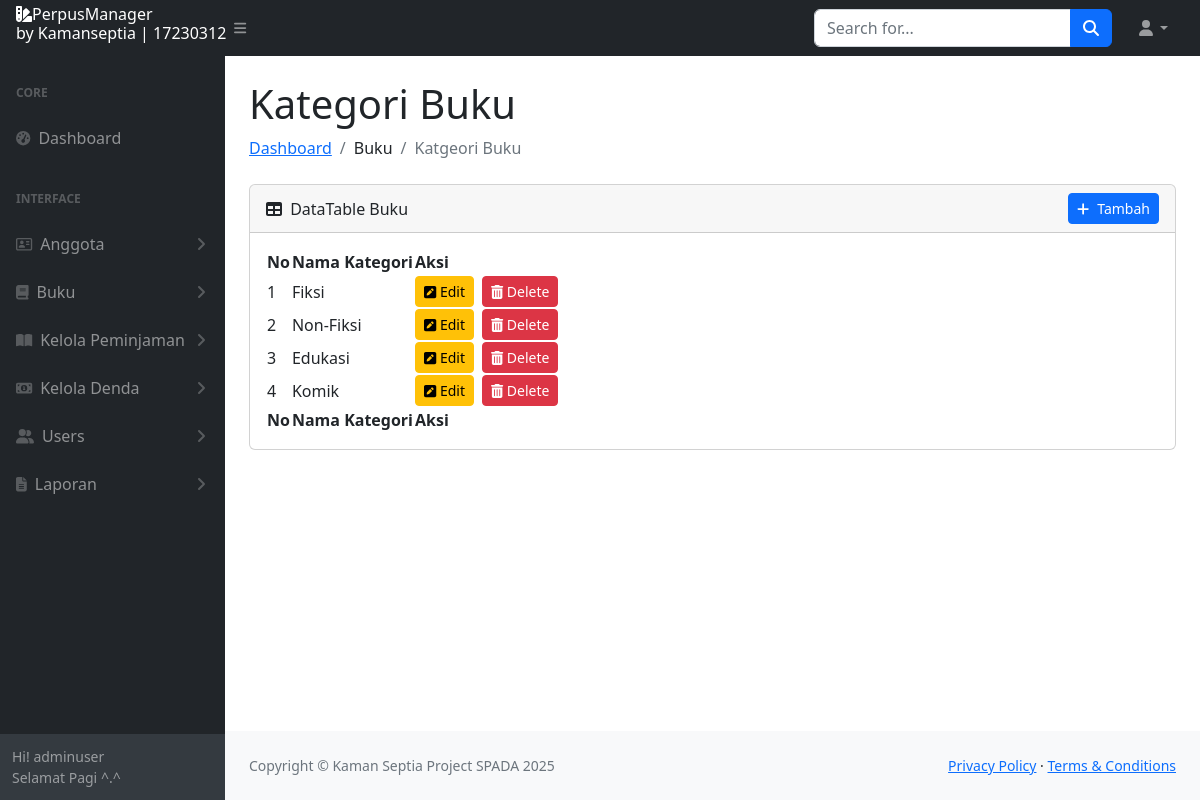
Page /pages/admin/kategori/index.php (signed in) on the committed database.
### tables this page shows
CREATE TABLE `users` (
  `id_user` int(11) NOT NULL,
  `nama` varchar(100) DEFAULT NULL,
  `username` varchar(50) NOT NULL,
  `password` varchar(255) NOT NULL,
  `role` enum('anggota','petugas','admin') NOT NULL,
  `tanggal_daftar` date DEFAULT curdate(),
  `alamat` varchar(255) DEFAULT NULL,
  `nomor_hp` varchar(15) DEFAULT NULL,
  `email` varchar(255) DEFAULT NULL
);

CREATE TABLE `kategori` (
  `id_kategori` int(11) NOT NULL,
  `nama_kategori` varchar(100) NOT NULL
);

### pages/admin/loggedas.php (called while the page is built, shortened)
<?php
include 'C:/xampp/htdocs/perpustakaan/includes/koneksi.php';
function getWaktu() {
    $jam = date("H");
    if ($jam >= 5 && $jam < 12) {
        return "Pagi";
    } elseif ($jam >= 12 && $jam < 15) {
        return "Siang";
    } elseif ($jam >= 15 && $jam < 18) {
        return "Sore";
    } else {
        return "Malam";
    }
}
function getUserName($id_user) {
    global $conn;
    $sql = "SELECT u.username
            FROM users u
            WHERE u.id_user = ?";
    if ($stmt = $conn->prepare($sql)) {
        $stmt->bind_param("i", $id_user);
        $stmt->execute();
        $result = $stmt->get_result();
        if ($result->num_rows > 0) {
            $row = $result->fetch_assoc();
            return $row['username'];
        } else {
            return "Unknown User";
        }
    } else {
        return "Query preparation failed: " . $conn->error;
    }
}
?>

### pages/admin/kategori/index.php (the view, shortened to what this page needs)
<?php
include '../loggedas.php';
    $id_user = $_SESSION['id_user'];
    $username = getUserName($id_user);
    $waktu = getWaktu();
$sql = "SELECT * FROM kategori";
$result = mysqli_query($conn, $sql);
?>
<!DOCTYPE html>
<html lang="en">
    <head>
        <link href="https://cdn.jsdelivr.net/npm/simple-datatables@7.1.2/dist/style.min.css" rel="stylesheet" />
        <link href="../../../css/styles.css" rel="stylesheet" />
    </head>
    <body class="sb-nav-fixed">
    <?php include '../includes/topnav.php' ?>
        <div id="layoutSidenav">
            <?php include '../includes/sidebar.php'?>
            <div id="layoutSidenav_content">
                <main>
                    <div class="container-fluid px-4">
                        <h1 class="mt-4">Kategori Buku</h1>
                        <ol class="breadcrumb mb-4">
                            <li class="breadcrumb-item"><a href="../index.php">Dashboard</a></li>
                            <li class="breadcrumb-item">Buku</li>
                            <li class="breadcrumb-item active">Katgeori Buku</li>
                        </ol>
                        <div class="card mb-4">
                            <div class="card-header d-flex justify-content-between align-items-center">
                                <div>
                                    <i class="fas fa-table me-1"></i>
                                    DataTable Buku
                                </div>
                                <a href="add.php" class="btn btn-primary btn-sm">
                                    <i class="fas fa-plus me-1"></i> Tambah
                                </a>
                            </div>
                            <div class="card-body">
                                <table id="datatablesSimple">
                                    <thead>
                                        <tr>
                                            <th>No</th>
                                            <th>Nama Kategori</th>
                                            <th>Aksi</th>
                                        </tr>
                                    </thead>
                                    <tfoot>
                                        <tr>
                                            <th>No</th>
                                            <th>Nama Kategori</th>
                                            <th>Aksi</th>
                                        </tr>
                                    </tfoot>
                                    <tbody>
                                    <?php
                                     $no = 1;
                                     if ($result->num_rows > 0) {
                                         while ($row = $result->fetch_assoc()) {
                                             echo "<tr>
                                                 <td>{$no}</td>
                                                 <td>" . $row['nama_kategori'] . "</td>
                                                 <td>
                                                     <div class='d-flex justify-content-center gap-2'>
                                                        <a href='edit.php?id_kategori={$row['id_kategori']}' class='btn btn-warning btn-sm'><i class='fas fa-pencil-square'></i> Edit </a>
                                                        <form method='POST' action='hapus.php' style='display:inline;'>
                                                            <input type='hidden' name='id_kategori' value='{$row['id_kategori']}'>
                                                            <button type='submit' name='delete' class='btn btn-danger btn-sm' onclick=\"return confirm('Yakin ingin menghapus Buku ini?');\"><i class='fas fa-trash-alt'></i> Delete </button>
                                                        </form>
                                                    </div>
                                                </td>
                                             </tr>";
                                             $no++;
                                         }
                                     } else {
                                         echo "<tr><td colspan='6'>Tidak ada Buku.</td></tr>";
                                     }
                                     ?>
                                    </tbody>
                                </table>
                            </div>
                        </div>
                    </div>
                </main>
                <?php include '../includes/footer.php'?>
            </div>
        </div>
    </body>
</html>

### pages/admin/includes/sidebar.php (shortened to what this page needs)
<div id="layoutSidenav_nav">
    <nav class="sb-sidenav accordion sb-sidenav-dark" id="sidenavAccordion">
        <div class="sb-sidenav-menu">
            <div class="nav">
                <div class="sb-sidenav-menu-heading">Core</div>
                <a class="nav-link" href="../index.php">
                    <div class="sb-nav-link-icon"><i class="fas fa-tachometer-alt"></i></div>
                    Dashboard
                </a>
                <div class="sb-sidenav-menu-heading">Interface</div>
                <a class="nav-link collapsed" href="#" data-bs-toggle="collapse" data-bs-target="#collapseAnggota" aria-expanded="false" aria-controls="collapseLayouts">
                    <div class="sb-nav-link-icon"><i class="far fa-address-card	"></i></div>
                    Anggota
                    <div class="sb-sidenav-collapse-arrow"><i class="fas fa-angle-down"></i></div>
                </a>
                <a class="nav-link collapsed" href="#" data-bs-toggle="collapse" data-bs-target="#collapseBuku" aria-expanded="false" aria-controls="collapseLayouts">
                    <div class="sb-nav-link-icon"><i class="fas fa-book	"></i></div>
                    Buku
                    <div class="sb-sidenav-collapse-arrow"><i class="fas fa-angle-down"></i></div>
                </a>
                <a class="nav-link collapsed" href="#" data-bs-toggle="collapse" data-bs-target="#collapsePeminjaman" aria-expanded="false" aria-controls="collapseLayouts">
                    <div class="sb-nav-link-icon"><i class="fas fa-book-open"></i></div>
                    Kelola Peminjaman
                    <div class="sb-sidenav-collapse-arrow"><i class="fas fa-angle-down"></i></div>
                </a>
                <a class="nav-link collapsed" href="#" data-bs-toggle="collapse" data-bs-target="#collapseDenda" aria-expanded="false" aria-controls="collapseLayouts">
                    <div class="sb-nav-link-icon"><i class="fas fa-money-bill-alt	"></i></div>
                    Kelola Denda
                    <div class="sb-sidenav-collapse-arrow"><i class="fas fa-angle-down"></i></div>
                </a>
                <a class="nav-link collapsed" href="#" data-bs-toggle="collapse" data-bs-target="#collapseLPetugas" aria-expanded="false" aria-controls="collapseLayouts">
                    <div class="sb-nav-link-icon"><i class="fas fa-user-friends	"></i></div>
                    Users
                    <div class="sb-sidenav-collapse-arrow"><i class="fas fa-angle-down"></i></div>
                </a>
                <a class="nav-link collapsed" href="#" data-bs-toggle="collapse" data-bs-target="#collapseLlaporan" aria-expanded="false" aria-controls="collapseLayouts">
                    <div class="sb-nav-link-icon"><i class="fas fa-file-alt	"></i></div>
                    Laporan
                    <div class="sb-sidenav-collapse-arrow"><i class="fas fa-angle-down"></i></div>
                </a>
            </div>
        </div>
        <div class="sb-sidenav-footer">
            <div class="small">Hi! <?php echo htmlspecialchars($username); ?></div>
            <div class="small">Selamat <?php echo htmlspecialchars($waktu); ?> ^.^</div>
        </div>
</div>

### rows in the picture
users: username "adminuser"
kategori: nama_kategori "Fiksi"
kategori: nama_kategori "Non-Fiksi"
kategori: nama_kategori "Edukasi"
kategori: nama_kategori "Komik"

### other values in the picture
$waktu "Pagi"
